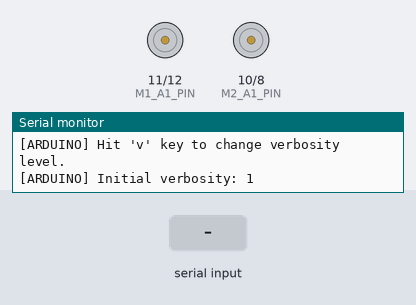
This sketch was run on a simulated Arduino Uno, built with avr-gcc and run on an emulated ATmega328P. Parts: motor-driver pin pairs drawn as motors (green arrow = first pin HIGH = forward, orange = second pin HIGH = backward, longer = more drive, scaled by the enable pin), the last lines printed to the serial monitor. The test bench sets the inputs (shaded band).

Above: at 1.2 s.
1.3 s: byte 65 (key_arrow_up) received over Serial
At 2.0 s:
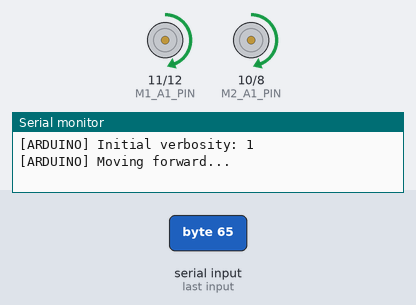
2.8 s: byte 66 (key_arrow_down) received over Serial
At 3.2 s:
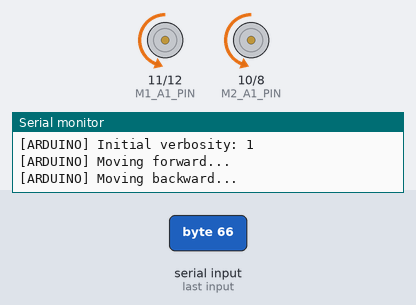
4.3 s: byte 68 (key_arrow_left) received over Serial
At 5.5 s:
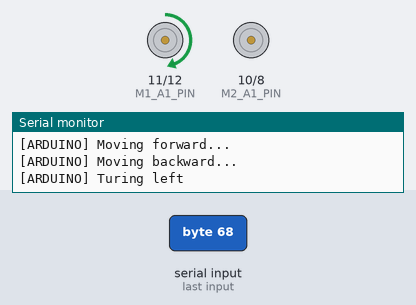
5.8 s: byte 67 (key_arrow_righ) received over Serial
At 6.7 s:
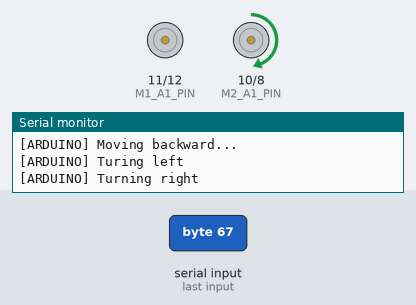
7.3 s: byte 45 (cmd_decr_speed) received over Serial
At 7.8 s:
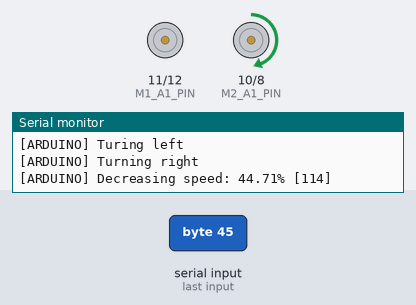
8.8 s: byte 32 (cmd_break) received over Serial
At 10.1 s:
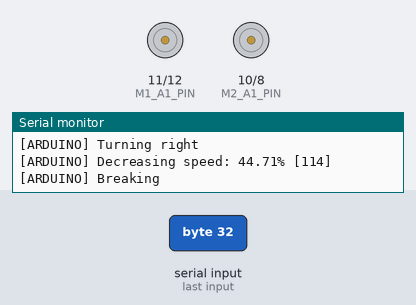
Timing chart, 0 to 11.3 s (numbered marks = the images above; inputs shaded):
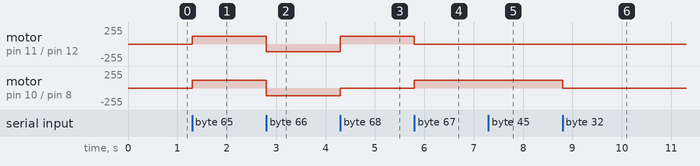

Measured:
- after the input at 1.3 s, motor on pin 11 (M1_A1_PIN) / pin 12 (M1_A2_PIN), motor on pin 10 (M2_A1_PIN) / pin 8 (M2_A2_PIN): stopped → forward 115/255 at once
- after the input at 2.8 s, motor on pin 11 (M1_A1_PIN) / pin 12 (M1_A2_PIN), motor on pin 10 (M2_A1_PIN) / pin 8 (M2_A2_PIN): forward 115/255 → backward 115/255 at once
- after the input at 4.3 s, motor on pin 11 (M1_A1_PIN) / pin 12 (M1_A2_PIN): backward 115/255 → forward 115/255 at once; motor on pin 10 (M2_A1_PIN) / pin 8 (M2_A2_PIN): backward 115/255 → stopped at once
- after the input at 5.8 s, motor on pin 11 (M1_A1_PIN) / pin 12 (M1_A2_PIN): forward 115/255 → stopped at once; motor on pin 10 (M2_A1_PIN) / pin 8 (M2_A2_PIN): stopped → forward 115/255 at once
- after the input at 7.3 s, motor on pin 10 (M2_A1_PIN) / pin 8 (M2_A2_PIN): forward 115/255 → forward 114/255 at once
- after the input at 8.8 s, motor on pin 10 (M2_A1_PIN) / pin 8 (M2_A2_PIN): forward 114/255 → stopped at once

The sketch:

simple.ino
```cpp
// Simple sketch to test: serial comunication, motor and sensors connection
// Leandro Sehnem Heck

// Motor 1 pins
#define M1_EN_PIN  5
#define M1_A1_PIN 11
#define M1_A2_PIN 12

// Motor 2 pins
#define M2_EN_PIN  6
#define M2_A1_PIN 10
#define M2_A2_PIN  8

// Encoder 1
#define ENC1_PIN 3

// Encoder 2
#define ENC2_PIN 9

// Ultrasonic 1 (using analog pins)
#define US1_TRIG 14
#define US1_ECHO 15

// Ultrasonic 2 (using analog pins)
#define US2_TRIG 16
#define US2_ECHO 17

// Ultrasonic 3 (using analog pins)
#define US3_TRIG 18
#define US3_ECHO 19

// Keyboard key codes
// http://www.theasciicode.com.ar/
#define key_1 49
#define key_2 50
#define key_3 51
#define key_4 52
#define key_5 53
#define key_6 54
#define key_w 119
#define key_a 97
#define key_s 115
#define key_d 100
#define key_x 120
#define key_c 99
#define key_v 118
#define key_q 113
#define key_z 90
#define key_space 32
#define key_minus 45
#define key_equal 61

// Arrows (just last value of 3)
#define key_arrow_up   65
#define key_arrow_down 66
#define key_arrow_left 68
#define key_arrow_righ 67

// Robot commands
#define cmd_move_left     key_a
#define cmd_move_forward  key_w
#define cmd_move_right    key_d
#define cmd_move_backward key_s
#define cmd_break         key_space
#define cmd_decr_speed    key_minus
#define cmd_incr_speed    key_equal
#define cmd_read_us1      key_1
#define cmd_read_us2      key_2
#define cmd_read_us3      key_3
#define cmd_read_enc1     key_4
#define cmd_read_enc2     key_5
#define cmd_verbosity     key_v
#define cmd_debug         key_x

// M1 initial conditions
int m1_speed = 115;
bool m1_a1 = LOW;
bool m1_a2 = LOW;

// M2 initial conditions
int m2_speed = 115;
bool m2_a1 = LOW;
bool m2_a2 = LOW;

int serial_command = 0;
int verbosity = 1;

void setup()
{
	// Configure Motor 1 pins
	pinMode(M1_EN_PIN, OUTPUT);
	pinMode(M1_A1_PIN, OUTPUT);
	pinMode(M1_A2_PIN, OUTPUT);

	// Configure Motor 2 pins
	pinMode(M2_EN_PIN, OUTPUT);
	pinMode(M2_A1_PIN, OUTPUT);
	pinMode(M2_A2_PIN, OUTPUT);

	// // Configure Encoder 1
	// pinMode(ENC1_PIN, INPUT);

	// // Configure Encoder 2
	// pinMode(ENC2_PIN, INPUT);

	// // Configure Ultrasonic 1
	// pinMode(US1_ECHO, INPUT);
	// pinMode(US1_TRIG, OUTPUT);

	// // Configure Ultrasonic 2
	// pinMode(US2_ECHO, INPUT);
	// pinMode(US2_TRIG, OUTPUT);

	// // Configure Ultrasonic 3
	// pinMode(US3_ECHO, INPUT);
	// pinMode(US3_TRIG, OUTPUT);

	// Initialization Motor 1 pins
	analogWrite(M1_EN_PIN, m1_speed);
	digitalWrite(M1_A1_PIN, m1_a1);
	digitalWrite(M1_A2_PIN, m1_a2);

	// Initialization Motor 1 pins
	analogWrite(M2_EN_PIN, m2_speed);
	digitalWrite(M2_A1_PIN, m2_a1);
	digitalWrite(M2_A2_PIN, m2_a2);

	// Serial configuration
	Serial.begin(115200);
	Serial.println("[ARDUINO] Robot ready!");
	Serial.println("[ARDUINO] Hit 'v' key to change verbosity level.");
	Serial.print("[ARDUINO] Initial verbosity: ");
	Serial.println(verbosity);
}

void loop()
{
	// Para cada commando serial
	while(Serial.available() > 0)
	{
		serial_command = Serial.read();

		if(verbosity >= 2) {
			Serial.print("[ARDUINO] Received command: ");
			Serial.println(serial_command, DEC);
		}

		// Decodifica os valores
		switch(serial_command)
		{
			case key_arrow_up:
			case cmd_move_forward: {
				move_forward();
				break;
			}

			case key_arrow_down:
			case cmd_move_backward: {
				move_backward();
				break;
			}

			case key_arrow_left:
			case cmd_move_left: {
				turn_left();
				break;
			}

			case key_arrow_righ:
			case cmd_move_right: {
				turn_right();
				break;
			}

			case cmd_break: {
				break_action();
				break;
			}

			case cmd_decr_speed: {
				speed_down();
				break;
			}

			case cmd_incr_speed: {
				speed_up();
				break;
			}

			case cmd_read_us1: {
				read_ultrasonic(1);
				break;
			}

			case cmd_read_us2: {
				read_ultrasonic(2);
				break;
			}

			case cmd_read_us3: {
				read_ultrasonic(3);
				break;
			}

			case cmd_read_enc1: {
				read_encoder(1);
				break;
			}

			case cmd_read_enc2: {
				read_encoder(2);
				break;
			}

			case cmd_debug: {
				read_motors();
				read_ultrasonic(1);
				Serial.println("");
				read_ultrasonic(2);
				Serial.println("");
				read_ultrasonic(3);
				Serial.println("");
				read_encoder(1);
				Serial.println("");
				read_encoder(2);
				break;
			}

			case cmd_verbosity: {
				toggle_verbosity();
				break;
			}

			default:
			{
				Serial.println("[ARDUINO] Command not Implemented");
			}
		}
	}
}

void move_forward()
{
	if(verbosity >= 1) {
		Serial.println("[ARDUINO] Moving forward...");
	}

	m1_a1 = HIGH;
	m1_a2 = LOW;
	m2_a1 = HIGH;
	m2_a2 = LOW;

	digitalWrite(M1_A1_PIN, m1_a1);
	digitalWrite(M1_A2_PIN, m1_a2);
	digitalWrite(M2_A1_PIN, m2_a1);
	digitalWrite(M2_A2_PIN, m2_a2);
}

void move_backward()
{
	if(verbosity >= 1) {
		Serial.println("[ARDUINO] Moving backward...");
	}

	m1_a1 = LOW;
	m1_a2 = HIGH;
	m2_a1 = LOW;
	m2_a2 = HIGH;

	digitalWrite(M1_A1_PIN, m1_a1);
	digitalWrite(M1_A2_PIN, m1_a2);
	digitalWrite(M2_A1_PIN, m2_a1);
	digitalWrite(M2_A2_PIN, m2_a2);
}

void turn_left()
{
	if(verbosity >= 1) {
		Serial.println("[ARDUINO] Turing left");
	}

	m1_a1 = HIGH;
	m1_a2 = LOW;
	m2_a1 = LOW;
	m2_a2 = LOW;

	digitalWrite(M1_A1_PIN, m1_a1);
	digitalWrite(M1_A2_PIN, m1_a2);
	digitalWrite(M2_A1_PIN, m2_a1);
	digitalWrite(M2_A2_PIN, m2_a2);
}

void turn_right()
{
	if(verbosity >= 1) {
		Serial.println("[ARDUINO] Turning right");
	}

	m1_a1 = LOW;
	m1_a2 = LOW;
	m2_a1 = HIGH;
	m2_a2 = LOW;

	digitalWrite(M1_A1_PIN, m1_a1);
	digitalWrite(M1_A2_PIN, m1_a2);
	digitalWrite(M2_A1_PIN, m2_a1);
	digitalWrite(M2_A2_PIN, m2_a2);
}

void break_action()
{
	if(verbosity >= 1) {
		Serial.println("[ARDUINO] Breaking");
	}

	m1_a1 = LOW;
	m1_a2 = LOW;
	m2_a1 = LOW;
	m2_a2 = LOW;

	digitalWrite(M1_A1_PIN, m1_a1);
	digitalWrite(M1_A2_PIN, m1_a2);
	digitalWrite(M2_A1_PIN, m2_a1);
	digitalWrite(M2_A2_PIN, m2_a2);
}

void speed_up()
{
	if(m1_speed < 255)
	{
		m1_speed = m1_speed + 1;
		m2_speed = m2_speed + 1;
		if(m1_speed < 0) m1_speed = 0;
		if(m2_speed < 0) m2_speed = 0;
		if(verbosity >= 1) {
			Serial.print("[ARDUINO] Increasing speed: ");
			Serial.print(((float)m1_speed * 100) / 255);
			Serial.print("% [");
			Serial.print(m1_speed);
			Serial.println("]");
		}
		analogWrite(M1_EN_PIN, m1_speed);
		analogWrite(M2_EN_PIN, m2_speed);
	}
}

void speed_down()
{
	if(m1_speed > 0)
	{
		m1_speed = m1_speed - 1;
		m2_speed = m2_speed - 1;
		if(m1_speed < 0) m1_speed = 0;
		if(m2_speed < 0) m2_speed = 0;
		if(verbosity >= 1) {
			Serial.print("[ARDUINO] Decreasing speed: ");
			Serial.print(((float) m1_speed * 100) / 255);
			Serial.print("% [");
			Serial.print(m1_speed);
			Serial.println("]");
		}
		analogWrite(M1_EN_PIN, m1_speed);
		analogWrite(M2_EN_PIN, m2_speed);
	}
}


void read_ultrasonic(int ultrasonic_id)
{
	if(verbosity >= 1) {
		Serial.print("[ARDUINO] Reading ultrasonic ");
		Serial.println(ultrasonic_id);
	}

	Serial.println("[ARDUINO] TODO: Implement this function!!");
}

void read_encoder(int encoder_id)
{
	if(verbosity >= 1) {
		Serial.print("[ARDUINO] Reading encode ");
		Serial.println(encoder_id);
	}

	Serial.println("[ARDUINO] TODO: Implement this function!!");
}


// Show motor pin states
void read_motors()
{
	if(verbosity >= 1) {
		Serial.println("[ARDUINO] Debug");
		Serial.println("");
	}

	Serial.print("[ARDUINO] M1 EN: ");
	Serial.println(m1_speed);
	Serial.print("[ARDUINO] M1 A1: ");
	Serial.println(m1_a1);
	Serial.print("[ARDUINO] M1 A2: ");
	Serial.println(m1_a2);
	Serial.println("");
	Serial.print("[ARDUINO] M2 EN: ");
	Serial.println(m2_speed);
	Serial.print("[ARDUINO] M2 A1: ");
	Serial.println(m2_a1);
	Serial.print("[ARDUINO] M2 A2: ");
	Serial.println(m2_a2);
	Serial.println("");
}

void toggle_verbosity()
{
	// Rotate verbosity level
	switch(verbosity) {
		case 0: {
			verbosity = 1;
			break;
		}
		case 1: {
			verbosity = 2;
			break;
		}
		case 2: {
			verbosity = 0;
			break;
		}
	}

	Serial.print("[ARDUINO] Verbosity level: ");
	Serial.println(verbosity);
}
```
